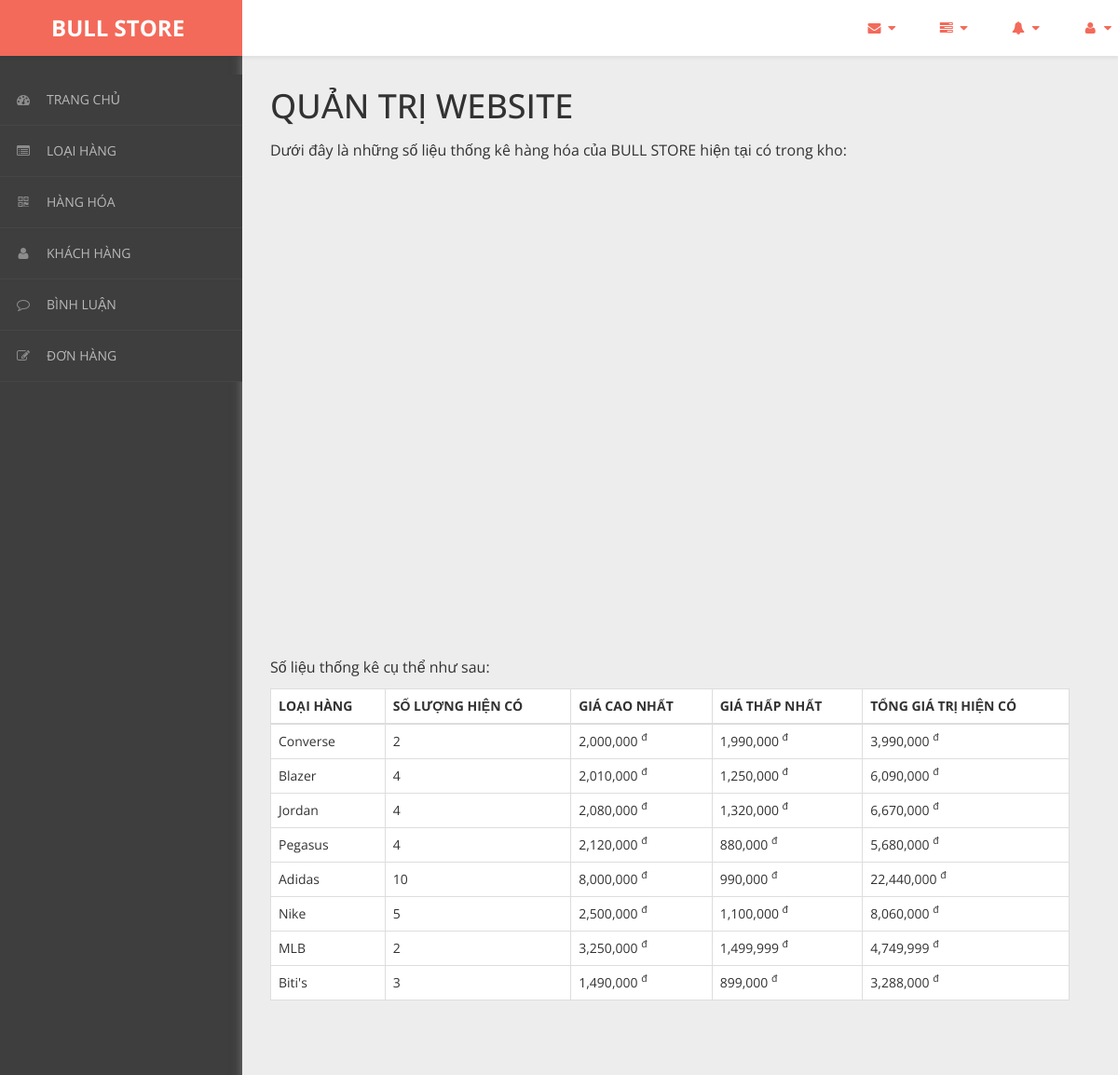
Screenshot of /admin/content/thong-ke/thong-ke-list.php with the database file from the repository.
### tables this page shows
CREATE TABLE `loai_hang` (
  `ma_loai` int(11) NOT NULL,
  `ten_loai` varchar(50) NOT NULL
);

### admin/dao/pdo.php (called while the page is built, shortened)
<?php
    function pdo_get_connection(){
        $pdo = new PDO("mysql:host=localhost;dbname=project-web",'root','');
        $pdo->setAttribute(PDO::ATTR_ERRMODE, PDO::ERRMODE_EXCEPTION);
        return $pdo;
    }
    function pdo_query($sql){
        $sql_args = array_slice(func_get_args(),1);
        try{
            $conn = pdo_get_connection();
            $stmt = $conn ->prepare($sql);
            $stmt -> execute($sql_args);
            $rows = $stmt -> fetchAll();
            return $rows;
        }catch(PDOException $e){
            throw $e;
        }finally{
            unset($conn);
        }
    }
    ?>

### admin/dao/thong-ke.php (called while the page is built, shortened)
<?php
    require_once ('pdo.php');
    function thong_ke_hang_hoa(){
    $sql = "SELECT lo.ma_loai, lo.ten_loai,"
            . " COUNT(*) so_luong,"
            . " MIN(hh.don_gia) gia_min,"
            . " MAX(hh.don_gia) gia_max,"
            . " SUM(hh.don_gia) gia_sum"
            . " FROM hang_hoa hh "
            . " JOIN loai_hang lo ON lo.ma_loai=hh.ma_loai "
            . " GROUP BY lo.ma_loai, lo.ten_loai";
    return pdo_query($sql);
    }
?>

### admin/content/thong-ke/thong-ke-list.php (the view, shortened to what this page needs)
<!DOCTYPE html>
<html xmlns="http://www.w3.org/1999/xhtml">
<head>
    <link href="../../../css/admin/css/bootstrap.css" rel="stylesheet" />
    <link href="../../../css/admin/css/font-awesome.css" rel="stylesheet" />
    <link href="../../../css/admin/css/custom-styles.css" rel="stylesheet" />
                <?php
                require_once ('../../dao/thong-ke.php');
                $items = thong_ke_hang_hoa();
                ?>
</head>
<body>
    <div id="wrapper">
        <nav class="navbar navbar-default top-navbar" role="navigation">
            <div class="navbar-header">
                <a class="navbar-brand" href="../../../../project-web/trang-chinh/"><strong style = "margin-left: 40px;">BULL STORE</strong></a>
            </div>
            <ul class="nav navbar-top-links navbar-right">
                <li class="dropdown">
                    <a class="dropdown-toggle" data-toggle="dropdown" href="#" aria-expanded="false">
                        <i class="fa fa-envelope fa-fw"></i> <i class="fa fa-caret-down"></i>
                    </a>
                </li>
                <li class="dropdown">
                    <a class="dropdown-toggle" data-toggle="dropdown" href="#" aria-expanded="false">
                        <i class="fa fa-tasks fa-fw"></i> <i class="fa fa-caret-down"></i>
                    </a>
                </li>
                <li class="dropdown">
                    <a class="dropdown-toggle" data-toggle="dropdown" href="#" aria-expanded="false">
                        <i class="fa fa-bell fa-fw"></i> <i class="fa fa-caret-down"></i>
                    </a>
                </li>
                <li class="dropdown">
                    <a class="dropdown-toggle" data-toggle="dropdown" href="#" aria-expanded="false">
                        <i class="fa fa-user fa-fw"></i> <i class="fa fa-caret-down"></i>
                    </a>
                </li>
            </ul>
        </nav>
        <nav class="navbar-default navbar-side" role="navigation">
            <div class="sidebar-collapse">
                <ul class="nav" id="main-menu">
                    <li>
                        <a href="../thong-ke/thong-ke-list.php"><i class="fa fa-dashboard"></i>TRANG CHỦ</a>
                    </li>
                    <li>
                        <a href="../loai-hang/loai-hang-list.php"><i class="fa fa-list-alt" aria-hidden="true"></i>LOẠI HÀNG</a>
                    </li>
                    <li>
                        <a href="../hang-hoa/hang-hoa-list.php"><i class="fa fa-qrcode"></i>HÀNG HÓA</a>
                    </li>
                    <li>
                        <a href="../khach-hang/khach-hang-list.php"><i class="fa fa-user"></i>KHÁCH HÀNG</a>
                    </li>
                    <li>
                        <a href="../binh-luan/binh-luan-list.php"><i class="fa fa-comment-o" aria-hidden="true"></i>BÌNH LUẬN</a>
                    </li>
                    <li>
                        <a href="../hoa-don/hoa-don-list.php"><i class="fa fa-edit"></i>ĐƠN HÀNG</a>
                    </li>
                </ul>
            </div>
        </nav>
        <div id="page-wrapper">
		    <div class="header">
                <div class="page-header">
                    <h1>QUẢN TRỊ WEBSITE</h1>
                    <p>Dưới đây là những số liệu thống kê hàng hóa của BULL STORE hiện tại có trong kho: </p>
                    <div id="columnchart_values" style="width: 100%; height: 300px;"></div>
                        <br><br><br><br><br><br><br><br><br><br>
                        <p>Số liệu thống kê cụ thể như sau: </p>
                        <table class="table table-bordered" style = "background-color:#fff">
                            <thead>
                                <tr>
                                    <th>LOẠI HÀNG</th>
                                    <th>SỐ LƯỢNG HIỆN CÓ</th>
                                    <th>GIÁ CAO NHẤT</th>
                                    <th>GIÁ THẤP NHẤT</th>
                                    <th>TỔNG GIÁ TRỊ HIỆN CÓ</th>
                                </tr>
                            </thead>
                            <tbody>
                                <?php foreach($items as $item){
                                    extract($item);
                                ?>
                                    <tr>
                                    <td><?=$ten_loai?></td>
                                    <td><?=$so_luong?></td>
                                    <td><?=number_format($gia_max)?> <sup>đ</sup></td>
                                    <td><?=number_format($gia_min)?> <sup>đ</sup></td>
                                    <td><?=number_format($gia_sum)?> <sup>đ</sup></td>
                                    </tr>
                                <?php } ?>
                            </tbody>
                        </table>
                    </div>
		        </div>
            </div>
        </div>
</body>
</html>

### css/admin/css/custom-styles.css (style rules this page uses)
body { font-family: 'Open Sans', sans-serif; background: #3E3E3E; }
#wrapper { width: 100%; }
#page-wrapper { padding: 15px 15px; min-height: 600px; background: #EDEDED; }
h1, .h1, h2, .h2, h3, .h3 { margin-top: 7px; margin-bottom: -5px; }
p { font-size:16px; line-height:25px; padding-top:20px; }
.navbar-side { z-index: 0; }
.navbar-side .nav > li > a > i { color: #8C8C8C;padding: 8px;width: 30px;text-align: center; }
.top-navbar { position: fixed; width: 100%; z-index: 300; -webkit-box-shadow: 0 3px 3px rgba(0, 0, 0, 0.05); -moz-box-shadow: 0 3px 3px rgba(0, 0, 0, 0.05); box-shadow: 0 3px 3px rgba(0, 0, 0, 0.05); }
.navbar-side { z-index: 1; position: fixed; width: 260px; top: 80px; }
#page-wrapper { position: relative; top: 55px; box-shadow: 0 0 10px #757575; -moz-box-shadow: 0 0 10px #757575; -webkit-box-shadow: 0 0 10px #757575; }
.page-header { margin: 0;border-bottom: 1px solid transparent;text-align: left;background-color: rgb(237, 237, 237);padding: 32px 22px 32px 0;color: #323232; }
.header { margin: 0 30px; }
.top-navbar { margin:0px; }
.top-navbar .navbar-brand { color: #fff;width: 260px;text-align: left;height: 60px;font-size: 24px;font-weight: 700;line-height: 30px;background: #F36A5A; }
.top-navbar .nav > li { position: relative; display: inline-block; margin: 0px; padding: 0px; }
.top-navbar .nav > li > a { position: relative; display: block; padding: 20px;color: #FFFFFF; margin: 0px; }
.sidebar-collapse , .sidebar-collapse .nav { background:none; }
.sidebar-collapse .nav { padding:0; }
.sidebar-collapse .nav > li > a { color: #B8B8B8; background:transparent; text-shadow:none; font-size: 14px; }
.sidebar-collapse > .nav > li > a { padding: 12px 10px; }
.sidebar-collapse > .nav > li { border-bottom: 1px solid rgba(107, 108, 109, 0.19); }
.navbar-side { border:none; background: #3E3E3E; }
.top-navbar { background: #FFFFFF; border-bottom:none; }
.top-navbar .nav > li > a > i { margin-right: 2px; }
.navbar-default { border:0px solid black; }
.navbar-header { background: transparent; }
.nav > li > a > i { margin-right:10px; color: rgb(243, 106, 90); }
@media (min-width:768px) { #page-wrapper { margin: 0 0 0 260px; padding: 0; min-height: 1200px; } }
@media (min-width:768px) { .navbar-side { width: 260px; z-index: 1; } }
@media (min-width:768px) { .navbar { border-radius: 0px; } }

### rows the page displays
loai_hang: ten_loai "Converse", so_luong "2", gia_max "2,000,000", gia_min "1,990,000", gia_sum "3,990,000"
loai_hang: ten_loai "Blazer", so_luong "4", gia_max "2,010,000", gia_min "1,250,000", gia_sum "6,090,000"
loai_hang: ten_loai "Jordan", so_luong "4", gia_max "2,080,000", gia_min "1,320,000", gia_sum "6,670,000"
loai_hang: ten_loai "Pegasus", so_luong "4", gia_max "2,120,000", gia_min "880,000", gia_sum "5,680,000"
loai_hang: ten_loai "Adidas", so_luong "10", gia_max "8,000,000", gia_min "990,000", gia_sum "22,440,000"
loai_hang: ten_loai "Nike", so_luong "5", gia_max "2,500,000", gia_min "1,100,000", gia_sum "8,060,000"
loai_hang: ten_loai "MLB", so_luong "2", gia_max "3,250,000", gia_min "1,499,999", gia_sum "4,749,999"
loai_hang: ten_loai "Biti's", so_luong "3", gia_max "1,490,000", gia_min "899,000", gia_sum "3,288,000"
